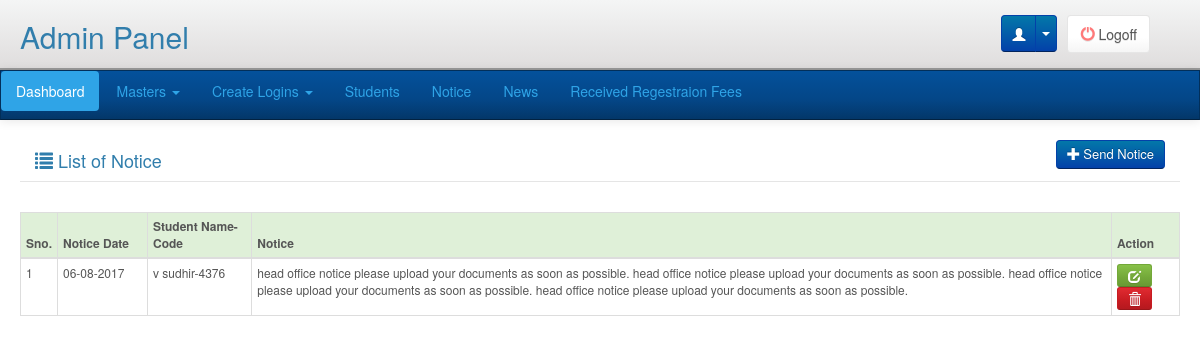
Screenshot of /adminpanel/notice/view-notice.php (signed in) with the database file from the repository.
### tables this page shows
CREATE TABLE `ho_notice` (
  `Notice_Id` int(11) NOT NULL,
  `Notice_Date` date NOT NULL,
  `Notice` text NOT NULL,
  `Student_Id` int(11) NOT NULL
);

CREATE TABLE `student_master` (
  `Student_Id` int(11) NOT NULL,
  `Reg_Date` date NOT NULL,
  `Application_No` int(11) NOT NULL,
  `Student_Code` int(11) NOT NULL,
  `Password` varchar(50) NOT NULL,
  `Student_Name` varchar(75) NOT NULL,
  `DOB` date NOT NULL,
  `Gender` tinyint(4) NOT NULL,
  `Father_Name` varchar(75) NOT NULL,
  `Mother_Name` varchar(75) NOT NULL,
  `Religion` varchar(10) NOT NULL,
  `Caste` varchar(10) NOT NULL,
  `Phisical_Status` tinyint(4) NOT NULL,
  `Aadhaar_No` varchar(15) NOT NULL,
  `Education` varchar(15) NOT NULL,
  `Course_Id` smallint(6) NOT NULL,
  `Mode` varchar(15) NOT NULL,
  `Session` varchar(15) NOT NULL,
  `About_Fee_Deposite` text NOT NULL,
  `Block_Id` int(11) NOT NULL,
  `Address` varchar(300) NOT NULL,
  `Pincode` varchar(15) NOT NULL,
  `Contact_No` varchar(15) NOT NULL,
  `Email` varchar(50) NOT NULL,
  `Bank_Name` varchar(75) NOT NULL,
  `Acc_holder_name` varchar(100) NOT NULL,
  `Account_No` varchar(30) NOT NULL,
  `Bank_Address` varchar(300) NOT NULL,
  `IFSC_Code` varchar(20) NOT NULL,
  `Photo` varchar(75) NOT NULL,
  `Signature` varchar(75) NOT NULL,
  `Gaurdian_Signature` varchar(75) NOT NULL,
  `CM_Id` smallint(6) NOT NULL,
  `Reference` varchar(75) NOT NULL,
  `Registration_No` int(11) NOT NULL,
  `Entry_No` int(11) NOT NULL,
  `Approval_Status` tinyint(4) NOT NULL,
  `Status` tinyint(4) NOT NULL,
  `Payment_Status` int(11) NOT NULL COMMENT '//1 for paid '
);

### libraries/classes/DBConn.php (called while the page is built, shortened)
<?php
class DBConn  extends Conn {
	 function ExecuteQuery($userQuery)
	{
		$result= mysql_query($userQuery);
                $num_fields = mysql_num_fields($result);
				$obj = array();
				$x=1;
				while($row=mysql_fetch_array($result)){
				  for($j=0;$j<$num_fields;$j++){
					 $name = mysql_field_name($result, $j);
					 $obj[$x][$name]=$row[$name];
					}
					$x++;
					}
     return $obj;
	}
}
?>

### adminpanel/notice/view-notice.php (the view, shortened to what this page needs)
<?php
require_once(PATH_LIBRARIES.'/classes/DBConn.php');
include(PATH_ADMIN_INCLUDE.'/header.php');
$db = new DBConn();
$getnotice=$db->ExecuteQuery("SELECT Notice_Id, DATE_FORMAT(Notice_Date,'%d-%m-%Y') AS Notice_Date, Notice, Student_Name, Student_Code
FROM ho_notice hn
LEFT JOIN student_master st ON hn.Student_Id = st.Student_Id");
?>
<div class="main">
	<div class="page-title">
        <div>
            <div class="col-lg-5 pull-left"><h4><i class="glyphicon glyphicon-list"></i> List of Notice</h4></div>
            <div class="col-lg-5 pull-right">
                <div class="ef_header_tools pull-right">
                    <a class="btn btn-primary" href="index.php" title="Send Notice"><i class="glyphicon glyphicon-plus"></i>Send Notice</a>
                </div>
            </div>
        </div>
        <div class="clearfix">&nbsp;</div>
    </div>
    <div class="x_content">
    	<table class="table table-hover table-bordered table-condensed">
              <thead>
                <tr class="success">
                  <th>Sno.</th>
                  <th width="90">Notice Date</th>
                  <th>Student Name- Code</th>
                  <th>Notice</th>
                  <th>Action</th>
                </tr>
              </thead>
              <tbody>
                <?php
                    $i=1;
                    foreach($getnotice as $getnoticeVal){ ?>
                <tr>
                  <td><?php echo $i;?></td>
                  <td><?php echo $getnoticeVal['Notice_Date']; ?></td>
                  <td><?php echo $getnoticeVal['Student_Name'].'-'.$getnoticeVal['Student_Code'];?></td>
                  <td><?php echo $getnoticeVal['Notice']; ?></td>
                  <td><button type="button" id="editbtn" class="btn btn-success btn-xs" onClick="window.location.href='edit_notice.php?id=<?php echo $getnoticeVal['Notice_Id'];?>'" > <span class="glyphicon glyphicon-edit"></span> </button>
                    <button type="button" class="btn btn-danger btn-xs delete" id="<?php echo $getnoticeVal['Notice_Id']; ?>" name="delete"> <span class="glyphicon glyphicon-trash"></span> </button></td>
                </tr>
                <?php $i++;} ?>
              </tbody>
            </table>
    </div>
</div>
<?php require_once(PATH_ADMIN_INCLUDE.'/footer.php'); ?>

### css/adminpanel_style.css (style rules this page uses)
.table { font-size: 12px; }
.main { margin:20px 20px 100px 20px; }
.btn { padding: 4px 10px; font-size: 13px; text-align: center; cursor: pointer; }
.btn-primary { color: #ffffff; text-shadow: 0 -1px 0 rgba(0,0,0,0.25); background-color: #0362a9; background-image: linear-gradient(to bottom,#0378a9,#0341a9); background-repeat: repeat-x; filter: progid:DXImageTransform.Microsoft.gradient(startColorstr='#000378a8', endColorstr='#000341a8', GradientType=0); border-color: #0341a9 #0341a9 #02245e; }
.btn i { margin-right: 3px; }
.page-title { border-bottom: 1px solid #E5E5E5; margin-bottom:30px; }

### rows the page displays
ho_notice: Notice_Date "06-08-2017", Student_Id.Student_Name "v sudhir", Student_Id.Student_Code "4376", Notice "head office notice please upload your documents as soon as possible. head office notice please upload your documents as soon as possible. head office notice please upload your documents as soon as possible. head office notice please upload your documents as soon as possible."
